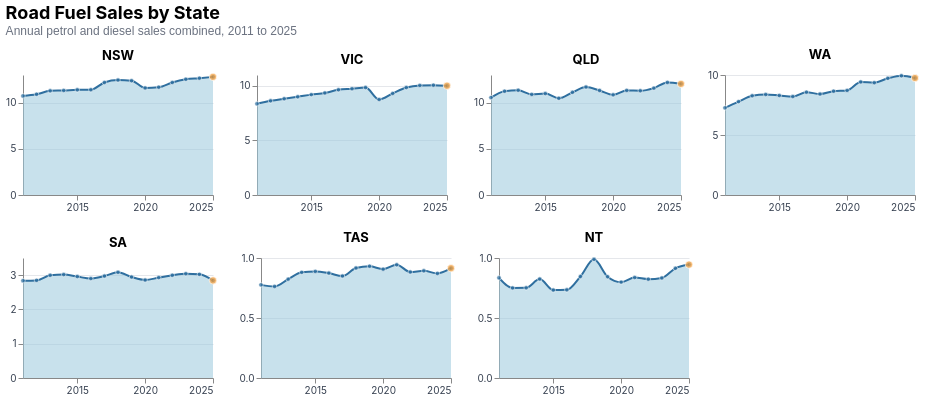

The Vega-Lite source for this figure:
### Vega-Lite specification from a JSON file in a GitHub repository (floating-point values rounded to 4 significant figures)
{"$schema": "https://vega.github.io/schema/vega-lite/v5.json", "title": {"text": "Road Fuel Sales by State", "subtitle": "Annual petrol and diesel sales combined, 2011 to 2025", "anchor": "start", "fontSize": 18, "subtitleFontSize": 12, "subtitleColor": "#6b7280", "offset": 12}, "data": {"values": [{"State": "NSW", "State Order": 1, "Year": 2011, "Year Date": "2011-01-01", "Road fuel ML": 10740.0}, {"State": "NSW", "State Order": 1, "Year": 2012, "Year Date": "2012-01-01", "Road fuel ML": 10900.0}, {"State": "NSW", "State Order": 1, "Year": 2013, "Year Date": "2013-01-01", "Road fuel ML": 11290.0}, {"State": "NSW", "State Order": 1, "Year": 2014, "Year Date": "2014-01-01", "Road fuel ML": 11320.0}, {"State": "NSW", "State Order": 1, "Year": 2015, "Year Date": "2015-01-01", "Road fuel ML": 11390.0}, {"State": "NSW", "State Order": 1, "Year": 2016, "Year Date": "2016-01-01", "Road fuel ML": 11410.0}, {"State": "NSW", "State Order": 1, "Year": 2017, "Year Date": "2017-01-01", "Road fuel ML": 12190.0}, {"State": "NSW", "State Order": 1, "Year": 2018, "Year Date": "2018-01-01", "Road fuel ML": 12450.0}, {"State": "NSW", "State Order": 1, "Year": 2019, "Year Date": "2019-01-01", "Road fuel ML": 12390.0}, {"State": "NSW", "State Order": 1, "Year": 2020, "Year Date": "2020-01-01", "Road fuel ML": 11600.0}, {"State": "NSW", "State Order": 1, "Year": 2021, "Year Date": "2021-01-01", "Road fuel ML": 11680.0}, {"State": "NSW", "State Order": 1, "Year": 2022, "Year Date": "2022-01-01", "Road fuel ML": 12190.0}, {"State": "NSW", "State Order": 1, "Year": 2023, "Year Date": "2023-01-01", "Road fuel ML": 12530.0}, {"State": "NSW", "State Order": 1, "Year": 2024, "Year Date": "2024-01-01", "Road fuel ML": 12650.0}, {"State": "NSW", "State Order": 1, "Year": 2025, "Year Date": "2025-01-01", "Road fuel ML": 12800.0}, {"State": "VIC", "State Order": 2, "Year": 2011, "Year Date": "2011-01-01", "Road fuel ML": 8358.0}, {"State": "VIC", "State Order": 2, "Year": 2012, "Year Date": "2012-01-01", "Road fuel ML": 8631.0}, {"State": "VIC", "State Order": 2, "Year": 2013, "Year Date": "2013-01-01", "Road fuel ML": 8827.0}, {"State": "VIC", "State Order": 2, "Year": 2014, "Year Date": "2014-01-01", "Road fuel ML": 9003.0}, {"State": "VIC", "State Order": 2, "Year": 2015, "Year Date": "2015-01-01", "Road fuel ML": 9201.0}, {"State": "VIC", "State Order": 2, "Year": 2016, "Year Date": "2016-01-01", "Road fuel ML": 9355.0}, {"State": "VIC", "State Order": 2, "Year": 2017, "Year Date": "2017-01-01", "Road fuel ML": 9649.0}, {"State": "VIC", "State Order": 2, "Year": 2018, "Year Date": "2018-01-01", "Road fuel ML": 9742.0}, {"State": "VIC", "State Order": 2, "Year": 2019, "Year Date": "2019-01-01", "Road fuel ML": 9850.0}, {"State": "VIC", "State Order": 2, "Year": 2020, "Year Date": "2020-01-01", "Road fuel ML": 8749.0}, {"State": "VIC", "State Order": 2, "Year": 2021, "Year Date": "2021-01-01", "Road fuel ML": 9308.0}, {"State": "VIC", "State Order": 2, "Year": 2022, "Year Date": "2022-01-01", "Road fuel ML": 9847.0}, {"State": "VIC", "State Order": 2, "Year": 2023, "Year Date": "2023-01-01", "Road fuel ML": 10050.0}, {"State": "VIC", "State Order": 2, "Year": 2024, "Year Date": "2024-01-01", "Road fuel ML": 10070.0}, {"State": "VIC", "State Order": 2, "Year": 2025, "Year Date": "2025-01-01", "Road fuel ML": 10010.0}, {"State": "QLD", "State Order": 3, "Year": 2011, "Year Date": "2011-01-01", "Road fuel ML": 10550.0}, {"State": "QLD", "State Order": 3, "Year": 2012, "Year Date": "2012-01-01", "Road fuel ML": 11240.0}, {"State": "QLD", "State Order": 3, "Year": 2013, "Year Date": "2013-01-01", "Road fuel ML": 11350.0}, {"State": "QLD", "State Order": 3, "Year": 2014, "Year Date": "2014-01-01", "Road fuel ML": 10900.0}, {"State": "QLD", "State Order": 3, "Year": 2015, "Year Date": "2015-01-01", "Road fuel ML": 10990.0}, {"State": "QLD", "State Order": 3, "Year": 2016, "Year Date": "2016-01-01", "Road fuel ML": 10470.0}, {"State": "QLD", "State Order": 3, "Year": 2017, "Year Date": "2017-01-01", "Road fuel ML": 11120.0}, {"State": "QLD", "State Order": 3, "Year": 2018, "Year Date": "2018-01-01", "Road fuel ML": 11700.0}, {"State": "QLD", "State Order": 3, "Year": 2019, "Year Date": "2019-01-01", "Road fuel ML": 11320.0}, {"State": "QLD", "State Order": 3, "Year": 2020, "Year Date": "2020-01-01", "Road fuel ML": 10850.0}, {"State": "QLD", "State Order": 3, "Year": 2021, "Year Date": "2021-01-01", "Road fuel ML": 11330.0}, {"State": "QLD", "State Order": 3, "Year": 2022, "Year Date": "2022-01-01", "Road fuel ML": 11300.0}, {"State": "QLD", "State Order": 3, "Year": 2023, "Year Date": "2023-01-01", "Road fuel ML": 11580.0}, {"State": "QLD", "State Order": 3, "Year": 2024, "Year Date": "2024-01-01", "Road fuel ML": 12200.0}, {"State": "QLD", "State Order": 3, "Year": 2025, "Year Date": "2025-01-01", "Road fuel ML": 12040.0}, {"State": "WA", "State Order": 4, "Year": 2011, "Year Date": "2011-01-01", "Road fuel ML": 7261.0}, {"State": "WA", "State Order": 4, "Year": 2012, "Year Date": "2012-01-01", "Road fuel ML": 7782.0}, {"State": "WA", "State Order": 4, "Year": 2013, "Year Date": "2013-01-01", "Road fuel ML": 8272.0}, {"State": "WA", "State Order": 4, "Year": 2014, "Year Date": "2014-01-01", "Road fuel ML": 8374.0}, {"State": "WA", "State Order": 4, "Year": 2015, "Year Date": "2015-01-01", "Road fuel ML": 8291.0}, {"State": "WA", "State Order": 4, "Year": 2016, "Year Date": "2016-01-01", "Road fuel ML": 8200.0}, {"State": "WA", "State Order": 4, "Year": 2017, "Year Date": "2017-01-01", "Road fuel ML": 8566.0}, {"State": "WA", "State Order": 4, "Year": 2018, "Year Date": "2018-01-01", "Road fuel ML": 8412.0}, {"State": "WA", "State Order": 4, "Year": 2019, "Year Date": "2019-01-01", "Road fuel ML": 8648.0}, {"State": "WA", "State Order": 4, "Year": 2020, "Year Date": "2020-01-01", "Road fuel ML": 8717.0}, {"State": "WA", "State Order": 4, "Year": 2021, "Year Date": "2021-01-01", "Road fuel ML": 9423.0}, {"State": "WA", "State Order": 4, "Year": 2022, "Year Date": "2022-01-01", "Road fuel ML": 9363.0}, {"State": "WA", "State Order": 4, "Year": 2023, "Year Date": "2023-01-01", "Road fuel ML": 9721.0}, {"State": "WA", "State Order": 4, "Year": 2024, "Year Date": "2024-01-01", "Road fuel ML": 9940.0}, {"State": "WA", "State Order": 4, "Year": 2025, "Year Date": "2025-01-01", "Road fuel ML": 9748.0}, {"State": "SA", "State Order": 5, "Year": 2011, "Year Date": "2011-01-01", "Road fuel ML": 2838.0}, {"State": "SA", "State Order": 5, "Year": 2012, "Year Date": "2012-01-01", "Road fuel ML": 2847.0}, {"State": "SA", "State Order": 5, "Year": 2013, "Year Date": "2013-01-01", "Road fuel ML": 2996.0}, {"State": "SA", "State Order": 5, "Year": 2014, "Year Date": "2014-01-01", "Road fuel ML": 3017.0}, {"State": "SA", "State Order": 5, "Year": 2015, "Year Date": "2015-01-01", "Road fuel ML": 2958.0}, {"State": "SA", "State Order": 5, "Year": 2016, "Year Date": "2016-01-01", "Road fuel ML": 2900.0}, {"State": "SA", "State Order": 5, "Year": 2017, "Year Date": "2017-01-01", "Road fuel ML": 2973.0}, {"State": "SA", "State Order": 5, "Year": 2018, "Year Date": "2018-01-01", "Road fuel ML": 3083.0}, {"State": "SA", "State Order": 5, "Year": 2019, "Year Date": "2019-01-01", "Road fuel ML": 2945.0}, {"State": "SA", "State Order": 5, "Year": 2020, "Year Date": "2020-01-01", "Road fuel ML": 2858.0}, {"State": "SA", "State Order": 5, "Year": 2021, "Year Date": "2021-01-01", "Road fuel ML": 2928.0}, {"State": "SA", "State Order": 5, "Year": 2022, "Year Date": "2022-01-01", "Road fuel ML": 2996.0}, {"State": "SA", "State Order": 5, "Year": 2023, "Year Date": "2023-01-01", "Road fuel ML": 3042.0}, {"State": "SA", "State Order": 5, "Year": 2024, "Year Date": "2024-01-01", "Road fuel ML": 3023.0}, {"State": "SA", "State Order": 5, "Year": 2025, "Year Date": "2025-01-01", "Road fuel ML": 2846.0}, {"State": "TAS", "State Order": 6, "Year": 2011, "Year Date": "2011-01-01", "Road fuel ML": 776.1}, {"State": "TAS", "State Order": 6, "Year": 2012, "Year Date": "2012-01-01", "Road fuel ML": 762.7}, {"State": "TAS", "State Order": 6, "Year": 2013, "Year Date": "2013-01-01", "Road fuel ML": 823.7}, {"State": "TAS", "State Order": 6, "Year": 2014, "Year Date": "2014-01-01", "Road fuel ML": 880.3}, {"State": "TAS", "State Order": 6, "Year": 2015, "Year Date": "2015-01-01", "Road fuel ML": 888.3}, {"State": "TAS", "State Order": 6, "Year": 2016, "Year Date": "2016-01-01", "Road fuel ML": 874.2}, {"State": "TAS", "State Order": 6, "Year": 2017, "Year Date": "2017-01-01", "Road fuel ML": 849.9}, {"State": "TAS", "State Order": 6, "Year": 2018, "Year Date": "2018-01-01", "Road fuel ML": 916.6}, {"State": "TAS", "State Order": 6, "Year": 2019, "Year Date": "2019-01-01", "Road fuel ML": 931.1}, {"State": "TAS", "State Order": 6, "Year": 2020, "Year Date": "2020-01-01", "Road fuel ML": 907.1}, {"State": "TAS", "State Order": 6, "Year": 2021, "Year Date": "2021-01-01", "Road fuel ML": 943.7}, {"State": "TAS", "State Order": 6, "Year": 2022, "Year Date": "2022-01-01", "Road fuel ML": 883.1}, {"State": "TAS", "State Order": 6, "Year": 2023, "Year Date": "2023-01-01", "Road fuel ML": 893.0}, {"State": "TAS", "State Order": 6, "Year": 2024, "Year Date": "2024-01-01", "Road fuel ML": 871.0}, {"State": "TAS", "State Order": 6, "Year": 2025, "Year Date": "2025-01-01", "Road fuel ML": 915.0}, {"State": "NT", "State Order": 7, "Year": 2011, "Year Date": "2011-01-01", "Road fuel ML": 834.6}, {"State": "NT", "State Order": 7, "Year": 2012, "Year Date": "2012-01-01", "Road fuel ML": 750.8}, {"State": "NT", "State Order": 7, "Year": 2013, "Year Date": "2013-01-01", "Road fuel ML": 751.6}, {"State": "NT", "State Order": 7, "Year": 2014, "Year Date": "2014-01-01", "Road fuel ML": 824.5}, {"State": "NT", "State Order": 7, "Year": 2015, "Year Date": "2015-01-01", "Road fuel ML": 732.8}, {"State": "NT", "State Order": 7, "Year": 2016, "Year Date": "2016-01-01", "Road fuel ML": 734.6}, {"State": "NT", "State Order": 7, "Year": 2017, "Year Date": "2017-01-01", "Road fuel ML": 845.7}, {"State": "NT", "State Order": 7, "Year": 2018, "Year Date": "2018-01-01", "Road fuel ML": 988.7}, {"State": "NT", "State Order": 7, "Year": 2019, "Year Date": "2019-01-01", "Road fuel ML": 844.5}, {"State": "NT", "State Order": 7, "Year": 2020, "Year Date": "2020-01-01", "Road fuel ML": 799.0}, {"State": "NT", "State Order": 7, "Year": 2021, "Year Date": "2021-01-01", "Road fuel ML": 837.3}, {"State": "NT", "State Order": 7, "Year": 2022, "Year Date": "2022-01-01", "Road fuel ML": 823.4}, {"State": "NT", "State Order": 7, "Year": 2023, "Year Date": "2023-01-01", "Road fuel ML": 833.7}, {"State": "NT", "State Order": 7, "Year": 2024, "Year Date": "2024-01-01", "Road fuel ML": 914.1}, {"State": "NT", "State Order": 7, "Year": 2025, "Year Date": "2025-01-01", "Road fuel ML": 945.0}]}, "vconcat": [{"hconcat": [{"title": {"text": "NSW", "fontSize": 13, "fontWeight": "bold", "anchor": "middle", "offset": 8}, "width": 190, "height": 120, "transform": [{"filter": "datum.State == 'NSW'"}, {"calculate": "datum['Road fuel ML'] / 1000", "as": "Road fuel BL"}], "layer": [{"mark": {"type": "area", "interpolate": "monotone", "color": "#9cc9dd", "opacity": 0.55}, "encoding": {"x": {"field": "Year Date", "type": "temporal", "title": null, "axis": {"format": "%Y", "labelAngle": 0, "labelFontSize": 10, "tickCount": 4, "grid": false}}, "y": {"field": "Road fuel BL", "type": "quantitative", "title": null, "axis": {"labelFontSize": 10, "gridColor": "#e5e7eb"}, "scale": {"zero": true}}, "tooltip": [{"field": "State", "type": "nominal"}, {"field": "Year", "type": "ordinal"}, {"field": "Road fuel BL", "type": "quantitative", "title": "Road fuel sales (billion L)", "format": ".1f"}]}}, {"mark": {"type": "line", "interpolate": "monotone", "color": "#2f6f9f", "strokeWidth": 2}, "encoding": {"x": {"field": "Year Date", "type": "temporal"}, "y": {"field": "Road fuel BL", "type": "quantitative"}, "tooltip": [{"field": "State", "type": "nominal"}, {"field": "Year", "type": "ordinal"}, {"field": "Road fuel BL", "type": "quantitative", "title": "Road fuel sales (billion L)", "format": ".1f"}]}}, {"mark": {"type": "point", "filled": true, "size": 20, "color": "#2f6f9f", "opacity": 0.75, "stroke": "white", "strokeWidth": 0.7}, "encoding": {"x": {"field": "Year Date", "type": "temporal"}, "y": {"field": "Road fuel BL", "type": "quantitative"}, "tooltip": [{"field": "State", "type": "nominal"}, {"field": "Year", "type": "ordinal"}, {"field": "Road fuel BL", "type": "quantitative", "title": "Road fuel sales (billion L)", "format": ".1f"}]}}, {"transform": [{"filter": "datum.Year == 2025"}], "mark": {"type": "point", "filled": true, "size": 55, "color": "#f39b35", "stroke": "white", "strokeWidth": 1}, "encoding": {"x": {"field": "Year Date", "type": "temporal"}, "y": {"field": "Road fuel BL", "type": "quantitative"}, "tooltip": [{"field": "State", "type": "nominal"}, {"field": "Year", "type": "ordinal"}, {"field": "Road fuel BL", "type": "quantitative", "title": "2025 sales (billion L)", "format": ".1f"}]}}]}, {"title": {"text": "VIC", "fontSize": 13, "fontWeight": "bold", "anchor": "middle", "offset": 8}, "width": 190, "height": 120, "transform": [{"filter": "datum.State == 'VIC'"}, {"calculate": "datum['Road fuel ML'] / 1000", "as": "Road fuel BL"}], "layer": [{"mark": {"type": "area", "interpolate": "monotone", "color": "#9cc9dd", "opacity": 0.55}, "encoding": {"x": {"field": "Year Date", "type": "temporal", "title": null, "axis": {"format": "%Y", "labelAngle": 0, "labelFontSize": 10, "tickCount": 4, "grid": false}}, "y": {"field": "Road fuel BL", "type": "quantitative", "title": null, "axis": {"labelFontSize": 10, "gridColor": "#e5e7eb"}, "scale": {"zero": true}}, "tooltip": [{"field": "State", "type": "nominal"}, {"field": "Year", "type": "ordinal"}, {"field": "Road fuel BL", "type": "quantitative", "title": "Road fuel sales (billion L)", "format": ".1f"}]}}, {"mark": {"type": "line", "interpolate": "monotone", "color": "#2f6f9f", "strokeWidth": 2}, "encoding": {"x": {"field": "Year Date", "type": "temporal"}, "y": {"field": "Road fuel BL", "type": "quantitative"}, "tooltip": [{"field": "State", "type": "nominal"}, {"field": "Year", "type": "ordinal"}, {"field": "Road fuel BL", "type": "quantitative", "title": "Road fuel sales (billion L)", "format": ".1f"}]}}, {"mark": {"type": "point", "filled": true, "size": 20, "color": "#2f6f9f", "opacity": 0.75, "stroke": "white", "strokeWidth": 0.7}, "encoding": {"x": {"field": "Year Date", "type": "temporal"}, "y": {"field": "Road fuel BL", "type": "quantitative"}, "tooltip": [{"field": "State", "type": "nominal"}, {"field": "Year", "type": "ordinal"}, {"field": "Road fuel BL", "type": "quantitative", "title": "Road fuel sales (billion L)", "format": ".1f"}]}}, {"transform": [{"filter": "datum.Year == 2025"}], "mark": {"type": "point", "filled": true, "size": 55, "color": "#f39b35", "stroke": "white", "strokeWidth": 1}, "encoding": {"x": {"field": "Year Date", "type": "temporal"}, "y": {"field": "Road fuel BL", "type": "quantitative"}, "tooltip": [{"field": "State", "type": "nominal"}, {"field": "Year", "type": "ordinal"}, {"field": "Road fuel BL", "type": "quantitative", "title": "2025 sales (billion L)", "format": ".1f"}]}}]}, {"title": {"text": "QLD", "fontSize": 13, "fontWeight": "bold", "anchor": "middle", "offset": 8}, "width": 190, "height": 120, "transform": [{"filter": "datum.State == 'QLD'"}, {"calculate": "datum['Road fuel ML'] / 1000", "as": "Road fuel BL"}], "layer": [{"mark": {"type": "area", "interpolate": "monotone", "color": "#9cc9dd", "opacity": 0.55}, "encoding": {"x": {"field": "Year Date", "type": "temporal", "title": null, "axis": {"format": "%Y", "labelAngle": 0, "labelFontSize": 10, "tickCount": 4, "grid": false}}, "y": {"field": "Road fuel BL", "type": "quantitative", "title": null, "axis": {"labelFontSize": 10, "gridColor": "#e5e7eb"}, "scale": {"zero": true}}, "tooltip": [{"field": "State", "type": "nominal"}, {"field": "Year", "type": "ordinal"}, {"field": "Road fuel BL", "type": "quantitative", "title": "Road fuel sales (billion L)", "format": ".1f"}]}}, {"mark": {"type": "line", "interpolate": "monotone", "color": "#2f6f9f", "strokeWidth": 2}, "encoding": {"x": {"field": "Year Date", "type": "temporal"}, "y": {"field": "Road fuel BL", "type": "quantitative"}, "tooltip": [{"field": "State", "type": "nominal"}, {"field": "Year", "type": "ordinal"}, {"field": "Road fuel BL", "type": "quantitative", "title": "Road fuel sales (billion L)", "format": ".1f"}]}}, {"mark": {"type": "point", "filled": true, "size": 20, "color": "#2f6f9f", "opacity": 0.75, "stroke": "white", "strokeWidth": 0.7}, "encoding": {"x": {"field": "Year Date", "type": "temporal"}, "y": {"field": "Road fuel BL", "type": "quantitative"}, "tooltip": [{"field": "State", "type": "nominal"}, {"field": "Year", "type": "ordinal"}, {"field": "Road fuel BL", "type": "quantitative", "title": "Road fuel sales (billion L)", "format": ".1f"}]}}, {"transform": [{"filter": "datum.Year == 2025"}], "mark": {"type": "point", "filled": true, "size": 55, "color": "#f39b35", "stroke": "white", "strokeWidth": 1}, "encoding": {"x": {"field": "Year Date", "type": "temporal"}, "y": {"field": "Road fuel BL", "type": "quantitative"}, "tooltip": [{"field": "State", "type": "nominal"}, {"field": "Year", "type": "ordinal"}, {"field": "Road fuel BL", "type": "quantitative", "title": "2025 sales (billion L)", "format": ".1f"}]}}]}, {"title": {"text": "WA", "fontSize": 13, "fontWeight": "bold", "anchor": "middle", "offset": 8}, "width": 190, "height": 120, "transform": [{"filter": "datum.State == 'WA'"}, {"calculate": "datum['Road fuel ML'] / 1000", "as": "Road fuel BL"}], "layer": [{"mark": {"type": "area", "interpolate": "monotone", "color": "#9cc9dd", "opacity": 0.55}, "encoding": {"x": {"field": "Year Date", "type": "temporal", "title": null, "axis": {"format": "%Y", "labelAngle": 0, "labelFontSize": 10, "tickCount": 4, "grid": false}}, "y": {"field": "Road fuel BL", "type": "quantitative", "title": null, "axis": {"labelFontSize": 10, "gridColor": "#e5e7eb"}, "scale": {"zero": true}}, "tooltip": [{"field": "State", "type": "nominal"}, {"field": "Year", "type": "ordinal"}, {"field": "Road fuel BL", "type": "quantitative", "title": "Road fuel sales (billion L)", "format": ".1f"}]}}, {"mark": {"type": "line", "interpolate": "monotone", "color": "#2f6f9f", "strokeWidth": 2}, "encoding": {"x": {"field": "Year Date", "type": "temporal"}, "y": {"field": "Road fuel BL", "type": "quantitative"}, "tooltip": [{"field": "State", "type": "nominal"}, {"field": "Year", "type": "ordinal"}, {"field": "Road fuel BL", "type": "quantitative", "title": "Road fuel sales (billion L)", "format": ".1f"}]}}, {"mark": {"type": "point", "filled": true, "size": 20, "color": "#2f6f9f", "opacity": 0.75, "stroke": "white", "strokeWidth": 0.7}, "encoding": {"x": {"field": "Year Date", "type": "temporal"}, "y": {"field": "Road fuel BL", "type": "quantitative"}, "tooltip": [{"field": "State", "type": "nominal"}, {"field": "Year", "type": "ordinal"}, {"field": "Road fuel BL", "type": "quantitative", "title": "Road fuel sales (billion L)", "format": ".1f"}]}}, {"transform": [{"filter": "datum.Year == 2025"}], "mark": {"type": "point", "filled": true, "size": 55, "color": "#f39b35", "stroke": "white", "strokeWidth": 1}, "encoding": {"x": {"field": "Year Date", "type": "temporal"}, "y": {"field": "Road fuel BL", "type": "quantitative"}, "tooltip": [{"field": "State", "type": "nominal"}, {"field": "Year", "type": "ordinal"}, {"field": "Road fuel BL", "type": "quantitative", "title": "2025 sales (billion L)", "format": ".1f"}]}}]}]}, {"hconcat": [{"title": {"text": "SA", "fontSize": 13, "fontWeight": "bold", "anchor": "middle", "offset": 8}, "width": 190, "height": 120, "transform": [{"filter": "datum.State == 'SA'"}, {"calculate": "datum['Road fuel ML'] / 1000", "as": "Road fuel BL"}], "layer": [{"mark": {"type": "area", "interpolate": "monotone", "color": "#9cc9dd", "opacity": 0.55}, "encoding": {"x": {"field": "Year Date", "type": "temporal", "title": null, "axis": {"format": "%Y", "labelAngle": 0, "labelFontSize": 10, "tickCount": 4, "grid": false}}, "y": {"field": "Road fuel BL", "type": "quantitative", "title": null, "axis": {"labelFontSize": 10, "gridColor": "#e5e7eb"}, "scale": {"zero": true}}, "tooltip": [{"field": "State", "type": "nominal"}, {"field": "Year", "type": "ordinal"}, {"field": "Road fuel BL", "type": "quantitative", "title": "Road fuel sales (billion L)", "format": ".1f"}]}}, {"mark": {"type": "line", "interpolate": "monotone", "color": "#2f6f9f", "strokeWidth": 2}, "encoding": {"x": {"field": "Year Date", "type": "temporal"}, "y": {"field": "Road fuel BL", "type": "quantitative"}, "tooltip": [{"field": "State", "type": "nominal"}, {"field": "Year", "type": "ordinal"}, {"field": "Road fuel BL", "type": "quantitative", "title": "Road fuel sales (billion L)", "format": ".1f"}]}}, {"mark": {"type": "point", "filled": true, "size": 20, "color": "#2f6f9f", "opacity": 0.75, "stroke": "white", "strokeWidth": 0.7}, "encoding": {"x": {"field": "Year Date", "type": "temporal"}, "y": {"field": "Road fuel BL", "type": "quantitative"}, "tooltip": [{"field": "State", "type": "nominal"}, {"field": "Year", "type": "ordinal"}, {"field": "Road fuel BL", "type": "quantitative", "title": "Road fuel sales (billion L)", "format": ".1f"}]}}, {"transform": [{"filter": "datum.Year == 2025"}], "mark": {"type": "point", "filled": true, "size": 55, "color": "#f39b35", "stroke": "white", "strokeWidth": 1}, "encoding": {"x": {"field": "Year Date", "type": "temporal"}, "y": {"field": "Road fuel BL", "type": "quantitative"}, "tooltip": [{"field": "State", "type": "nominal"}, {"field": "Year", "type": "ordinal"}, {"field": "Road fuel BL", "type": "quantitative", "title": "2025 sales (billion L)", "format": ".1f"}]}}]}, {"title": {"text": "TAS", "fontSize": 13, "fontWeight": "bold", "anchor": "middle", "offset": 8}, "width": 190, "height": 120, "transform": [{"filter": "datum.State == 'TAS'"}, {"calculate": "datum['Road fuel ML'] / 1000", "as": "Road fuel BL"}], "layer": [{"mark": {"type": "area", "interpolate": "monotone", "color": "#9cc9dd", "opacity": 0.55}, "encoding": {"x": {"field": "Year Date", "type": "temporal", "title": null, "axis": {"format": "%Y", "labelAngle": 0, "labelFontSize": 10, "tickCount": 4, "grid": false}}, "y": {"field": "Road fuel BL", "type": "quantitative", "title": null, "axis": {"labelFontSize": 10, "gridColor": "#e5e7eb"}, "scale": {"zero": true}}, "tooltip": [{"field": "State", "type": "nominal"}, {"field": "Year", "type": "ordinal"}, {"field": "Road fuel BL", "type": "quantitative", "title": "Road fuel sales (billion L)", "format": ".1f"}]}}, {"mark": {"type": "line", "interpolate": "monotone", "color": "#2f6f9f", "strokeWidth": 2}, "encoding": {"x": {"field": "Year Date", "type": "temporal"}, "y": {"field": "Road fuel BL", "type": "quantitative"}, "tooltip": [{"field": "State", "type": "nominal"}, {"field": "Year", "type": "ordinal"}, {"field": "Road fuel BL", "type": "quantitative", "title": "Road fuel sales (billion L)", "format": ".1f"}]}}, {"mark": {"type": "point", "filled": true, "size": 20, "color": "#2f6f9f", "opacity": 0.75, "stroke": "white", "strokeWidth": 0.7}, "encoding": {"x": {"field": "Year Date", "type": "temporal"}, "y": {"field": "Road fuel BL", "type": "quantitative"}, "tooltip": [{"field": "State", "type": "nominal"}, {"field": "Year", "type": "ordinal"}, {"field": "Road fuel BL", "type": "quantitative", "title": "Road fuel sales (billion L)", "format": ".1f"}]}}, {"transform": [{"filter": "datum.Year == 2025"}], "mark": {"type": "point", "filled": true, "size": 55, "color": "#f39b35", "stroke": "white", "strokeWidth": 1}, "encoding": {"x": {"field": "Year Date", "type": "temporal"}, "y": {"field": "Road fuel BL", "type": "quantitative"}, "tooltip": [{"field": "State", "type": "nominal"}, {"field": "Year", "type": "ordinal"}, {"field": "Road fuel BL", "type": "quantitative", "title": "2025 sales (billion L)", "format": ".1f"}]}}]}, {"title": {"text": "NT", "fontSize": 13, "fontWeight": "bold", "anchor": "middle", "offset": 8}, "width": 190, "height": 120, "transform": [{"filter": "datum.State == 'NT'"}, {"calculate": "datum['Road fuel ML'] / 1000", "as": "Road fuel BL"}], "layer": [{"mark": {"type": "area", "interpolate": "monotone", "color": "#9cc9dd", "opacity": 0.55}, "encoding": {"x": {"field": "Year Date", "type": "temporal", "title": null, "axis": {"format": "%Y", "labelAngle": 0, "labelFontSize": 10, "tickCount": 4, "grid": false}}, "y": {"field": "Road fuel BL", "type": "quantitative", "title": null, "axis": {"labelFontSize": 10, "gridColor": "#e5e7eb"}, "scale": {"zero": true}}, "tooltip": [{"field": "State", "type": "nominal"}, {"field": "Year", "type": "ordinal"}, {"field": "Road fuel BL", "type": "quantitative", "title": "Road fuel sales (billion L)", "format": ".1f"}]}}, {"mark": {"type": "line", "interpolate": "monotone", "color": "#2f6f9f", "strokeWidth": 2}, "encoding": {"x": {"field": "Year Date", "type": "temporal"}, "y": {"field": "Road fuel BL", "type": "quantitative"}, "tooltip": [{"field": "State", "type": "nominal"}, {"field": "Year", "type": "ordinal"}, {"field": "Road fuel BL", "type": "quantitative", "title": "Road fuel sales (billion L)", "format": ".1f"}]}}, {"mark": {"type": "point", "filled": true, "size": 20, "color": "#2f6f9f", "opacity": 0.75, "stroke": "white", "strokeWidth": 0.7}, "encoding": {"x": {"field": "Year Date", "type": "temporal"}, "y": {"field": "Road fuel BL", "type": "quantitative"}, "tooltip": [{"field": "State", "type": "nominal"}, {"field": "Year", "type": "ordinal"}, {"field": "Road fuel BL", "type": "quantitative", "title": "Road fuel sales (billion L)", "format": ".1f"}]}}, {"transform": [{"filter": "datum.Year == 2025"}], "mark": {"type": "point", "filled": true, "size": 55, "color": "#f39b35", "stroke": "white", "strokeWidth": 1}, "encoding": {"x": {"field": "Year Date", "type": "temporal"}, "y": {"field": "Road fuel BL", "type": "quantitative"}, "tooltip": [{"field": "State", "type": "nominal"}, {"field": "Year", "type": "ordinal"}, {"field": "Road fuel BL", "type": "quantitative", "title": "2025 sales (billion L)", "format": ".1f"}]}}]}]}], "resolve": {"scale": {"y": "independent"}}, "config": {"background": "#ffffff", "view": {"stroke": null}, "axis": {"labelFont": "Inter, Arial, sans-serif", "titleFont": "Inter, Arial, sans-serif", "labelColor": "#374151", "titleColor": "#374151"}, "title": {"font": "Inter, Arial, sans-serif"}}}
